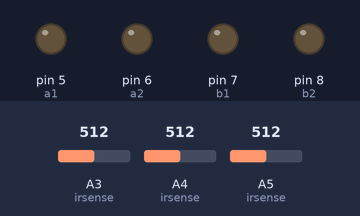
The sketch below on a simulated Arduino Uno, built with avr-gcc and run on an emulated ATmega328P. Shown: output pins drawn as LEDs (lit = HIGH). Inputs (shaded band) come from the test bench; at power-on: A3 (irsense) = 512, A4 (irsense) = 512, A5 (irsense) = 512.

Above: at 1.2 s.
1.3 s: A3 (irsense) set to 487
At 2.4 s:
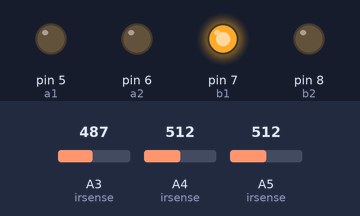
2.8 s: A4 (irsense) set to 490
At 3.5 s:
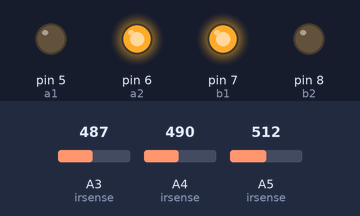
4.3 s: A3 (irsense) set to 510
At 4.7 s:
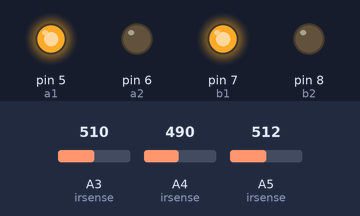
5.8 s: A5 (irsense) set to 490
At 7.0 s:
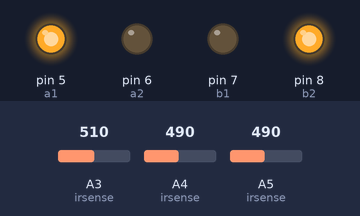
7.3 s: A4 (irsense) set to 510
At 8.2 s:
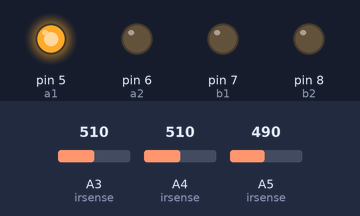
8.8 s: A4 (irsense) set to 306
At 9.3 s:
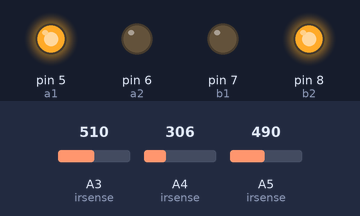
Timing chart, 0 to 11.3 s (numbered marks = the images above; inputs shaded):
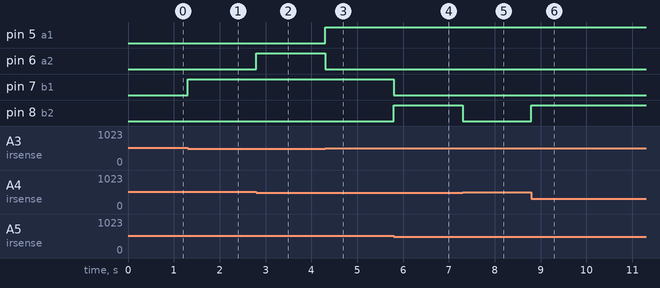

Measured:
- the behaviour switches between 500 and 499 on A3 (irsense) (found by bisection; images 0 and 1)
- after the input at 1.3 s, pin 7 (b1): LOW → HIGH at once
- after the input at 2.8 s, pin 6 (a2): LOW → HIGH at once
- after the input at 4.3 s, pin 5 (a1): LOW → HIGH at once; pin 6 (a2): HIGH → LOW at once
- after the input at 5.8 s, pin 7 (b1): HIGH → LOW at once; pin 8 (b2): LOW → HIGH at once
- after the input at 7.3 s, pin 8 (b2): HIGH → LOW at once
- after the input at 8.8 s, pin 8 (b2): LOW → HIGH at once

The sketch:

success.ino
```cpp
// team Mechathons

int a1=5;
int a2=6;
int b1=7;
int b2=8;
int irc;
int irl;
int irr;
int i=1;


void setup() {
  // put your setup code here, to run once:

pinMode(A3,INPUT);
pinMode(A4,INPUT);
pinMode(A5,INPUT);
pinMode(a1,OUTPUT);
pinMode(a2,OUTPUT);
pinMode(b1,OUTPUT);
pinMode(b2,OUTPUT);
Serial.begin(9600);

}

void loop() {
  // put your main code here, to run repeatedly:

irsense();
if((irr>500)&&(irl>500)&&(irc<500))  //straight
{
digitalWrite(a1,HIGH);
digitalWrite(b1,HIGH);
digitalWrite(a2,LOW);
digitalWrite(b2,LOW);
}
else if((irr>500)&&(irl<500)&&(irc>500))  //left turn
{
digitalWrite(a1,HIGH);
digitalWrite(b1,LOW);
digitalWrite(a2,LOW);
digitalWrite(b2,LOW);
}
else if((irr<500)&&(irl>500)&&(irc>500))  //right turn
{
digitalWrite(a1,LOW);
digitalWrite(b1,HIGH);
digitalWrite(a2,LOW);
digitalWrite(b2,LOW);
}
else if((irr>500)&&(irl<500)&&(irc<500))  // sharp 90 left
{
digitalWrite(a1,HIGH);
digitalWrite(b1,LOW);
digitalWrite(a2,LOW);
digitalWrite(b2,HIGH);
}
else if((irr<500)&&(irl>500)&&(irc<500))  // sharp 90 right
{
digitalWrite(a1,LOW);
digitalWrite(b1,HIGH);
digitalWrite(a2,HIGH);
digitalWrite(b2,LOW);
}


else    //stop
{
digitalWrite(a1,LOW);
digitalWrite(b1,LOW);
digitalWrite(a2,LOW);
digitalWrite(b2,LOW);
}

  }
void irsense()
{
irc= analogRead(A4);
irl= analogRead(A5);
irr= analogRead(A3);

}
```
